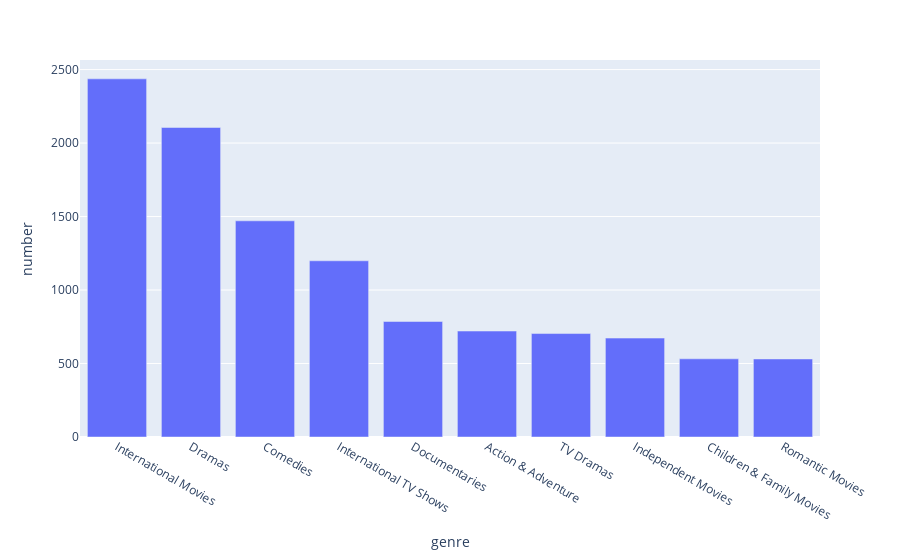

Source (notebook cell):
### Code cell
fig = px.bar(genre[:10],x='genre',y='number')
fig.show()

### Figure 1 — Plotly figure (JSON) as saved in the notebook; plotly's stock layout.template omitted (floating-point values rounded to 4 significant figures)
{"data": [{"alignmentgroup": "True", "hovertemplate": "genre=%{x}<br>number=%{y}<extra></extra>", "legendgroup": "", "marker": {"color": "#636efa", "pattern": {"shape": ""}}, "name": "", "offsetgroup": "", "orientation": "v", "showlegend": false, "textposition": "auto", "type": "bar", "x": ["International Movies", "Dramas", "Comedies", "International TV Shows", "Documentaries", "Action & Adventure", "TV Dramas", "Independent Movies", "Children & Family Movies", "Romantic Movies"], "xaxis": "x", "y": [2437, 2106, 1471, 1199, 786, 721, 704, 673, 532, 531], "yaxis": "y"}], "layout": {"barmode": "relative", "legend": {"tracegroupgap": 0}, "margin": {"t": 60}, "xaxis": {"anchor": "y", "domain": [0, 1], "title": {"text": "genre"}}, "yaxis": {"anchor": "x", "domain": [0, 1], "title": {"text": "number"}}}}
